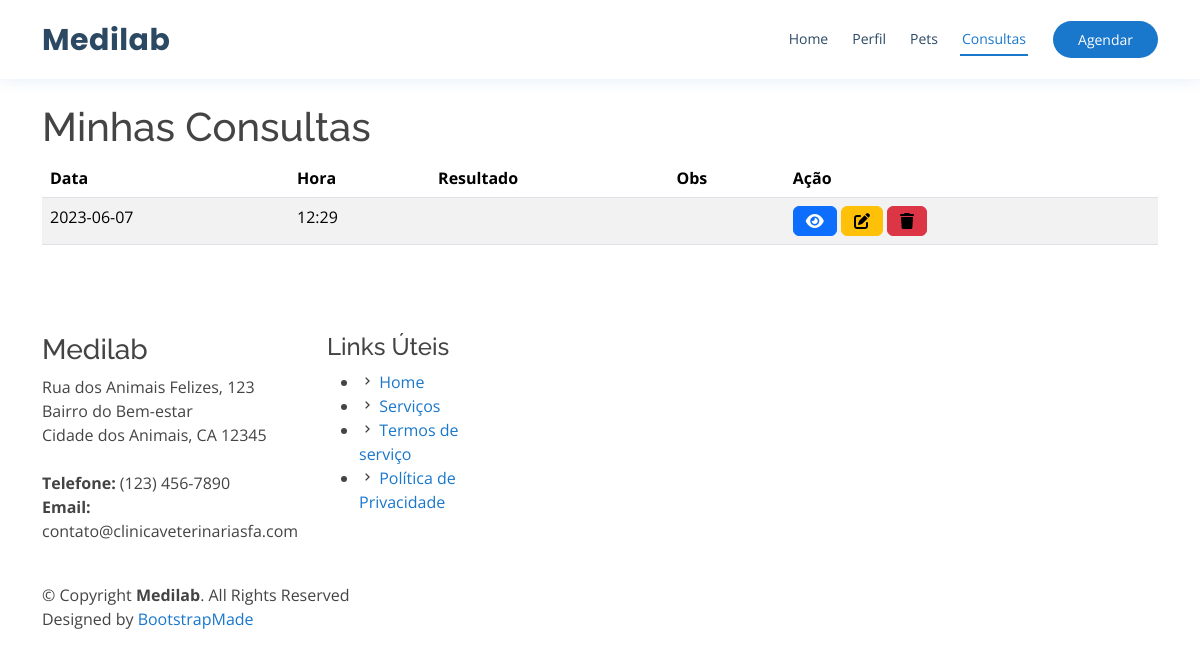
/Site/consultas.php, run on an earlier commit of the app's database.
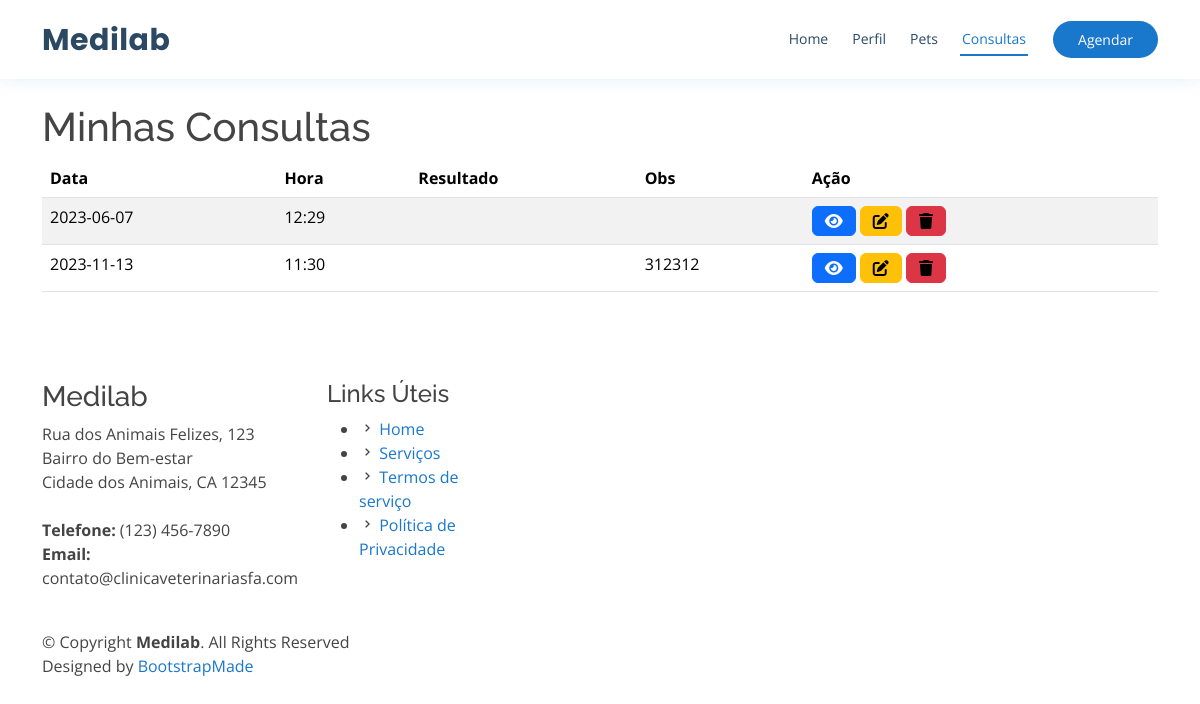
And on a later commit of the database.
### tables this page shows
CREATE TABLE `agenda` (
  `id` int(11) NOT NULL,
  `status` varchar(10) NOT NULL,
  `data` varchar(50) NOT NULL,
  `hora` varchar(50) NOT NULL,
  `obs` varchar(500) DEFAULT NULL,
  `resultado` varchar(200) DEFAULT NULL,
  `pet_id` int(11) DEFAULT NULL,
  `veterinario_id` int(11) DEFAULT NULL,
  `procedimento_id` int(11) DEFAULT NULL
);

### Site/consultas.php (the view, shortened to what this page needs)
<?php
require_once("conexao.php");
$sql = "select * from agenda";
$resultado = mysqli_query($conexao, $sql);
?>
  <html lang="pt-br">
  <head>
    <link href="assets/vendor/fontawesome-free/css/all.min.css" rel="stylesheet">
    <link href="assets/vendor/animate.css/animate.min.css" rel="stylesheet">
    <link href="assets/vendor/bootstrap/css/bootstrap.min.css" rel="stylesheet">
    <link href="assets/vendor/bootstrap-icons/bootstrap-icons.css" rel="stylesheet">
    <link href="assets/vendor/boxicons/css/boxicons.min.css" rel="stylesheet">
    <link href="assets/vendor/glightbox/css/glightbox.min.css" rel="stylesheet">
    <link href="assets/vendor/remixicon/remixicon.css" rel="stylesheet">
    <link href="assets/vendor/swiper/swiper-bundle.min.css" rel="stylesheet">
    <link href="assets/css/style.css" rel="stylesheet">
  </head>
  <body>
    <header id="header" class="">
      <div class="container d-flex align-items-center">
        <h1 class="logo me-auto"><a href="index.html">Medilab</a></h1>
        <nav id="navbar" class="navbar order-last order-lg-0">
          <ul>
            <li><a class="nav-link scrollto" href="index.php">Home</a></li>
            <li><a class="nav-link scrollto" href="perfil.php">Perfil</a></li>
            <li><a class="nav-link scrollto" href="pet.php">Pets</a></li>
            <li><a class="nav-link scrollto active" href="consultas.php">Consultas</a></li>
          </ul>
        </nav>
        <a href="login.php" class="appointment-btn scrollto"><span class="d-none d-md-inline">Agendar</span></a>
      </div>
    </header>
    <main id="main">
      <br>
      <div class="container">
        <h1>Minhas Consultas</h1>
        <table class="table table-striped table-hover">
                        <thead>
                            <tr>
                                <th scope="col">Data</th>
                                <th scope="col">Hora</th>
                                <th scope="col">Resultado</th>
                                <th scope="col">Obs</th>
                                <th scope="col">Ação</th>
                            </tr>
                        </thead>
                        <tbody>
                            <?php while ($linha = mysqli_fetch_array($resultado)) { ?>
                                <tr>
                                    <td>
                                        <?= $linha['data'] ?>
                                    </td>
                                    <td>
                                        <?= $linha['hora'] ?>
                                    </td>
                                    <td>
                                    </td>
                                    <td>
                                        <?= $linha['obs'] ?>
                                    </td>
                                    <td>
                                        <a href="visualizarAgenda.php?id=<?= $linha['id'] ?>" class="btn btn-primary"><i class="fa-solid fa-eye"></i></a>
                                        <a href="editarAgenda.php?id=<?= $linha['id'] ?>" class="btn btn-warning"><i class="fa-solid fa-pen-to-square" style="color: #000000;"></i></a>
                                        <a href="listagemAgenda.php?id=<?= $linha['id'] ?>" class="btn btn-danger" onclick="return confirm('Confirma exclusão?')"><i class="fa-solid fa-trash" style="color: #000000;"></i></a>
                                    </td>
                                </tr>
                            <?php } ?>
                        </tbody>
        </table> <br><br><br>
      </div>
    </main>
    <footer id=" ">
      <div class="footer-top">
        <div class="container">
          <div class="row">
            <div class="col-lg-3 col-md-6 footer-contact">
              <h3>Medilab</h3>
              <p>
                Rua dos Animais Felizes, 123 <br>
                Bairro do Bem-estar <br>
                Cidade dos Animais, CA 12345<br><br>
                <strong>Telefone:</strong> (123) 456-7890<br>
                <strong>Email:</strong> contato@clinicaveterinariasfa.com<br>
              </p>
            </div>
            <div class="col-lg-2 col-md-6 footer-links">
              <h4>Links Úteis</h4>
              <ul>
                <li><i class="bx bx-chevron-right"></i> <a href="#">Home</a></li>
                <li><i class="bx bx-chevron-right"></i> <a href="#">Serviços</a></li>
                <li><i class="bx bx-chevron-right"></i> <a href="#">Termos de serviço</a></li>
                <li><i class="bx bx-chevron-right"></i> <a href="#">Política de Privacidade</a></li>
              </ul>
            </div>
          </div>
        </div>
      </div>
      <div class="container d-md-flex py-4">
        <div class="me-md-auto text-center text-md-start">
          <div class="copyright">
            &copy; Copyright <strong><span>Medilab</span></strong>. All Rights Reserved
          </div>
          <div class="credits">
            Designed by <a href="https://bootstrapmade.com/">BootstrapMade</a>
          </div>
        </div>
      </div>
    </footer>
  </body>
  </html>

### Site/assets/css/style.css (style rules this page uses)
body { font-family: "Open Sans", sans-serif; color: #444444; }
a { color: #1977cc; text-decoration: none; }
h1, h2, h3, h4, h5, h6 { font-family: "Raleway", sans-serif; }
#header { background: #fff; transition: all 0.5s; z-index: 997; padding: 15px 0; top: 40px; box-shadow: 0px 2px 15px rgba(25, 119, 204, 0.1); }
#header .logo { font-size: 30px; margin: 0; padding: 0; line-height: 1; font-weight: 700; letter-spacing: 0.5px; font-family: "Poppins", sans-serif; }
#header .logo a { color: #2c4964; }
.appointment-btn { margin-left: 25px; background: #1977cc; color: #fff; border-radius: 50px; padding: 8px 25px; white-space: nowrap; transition: 0.3s; font-size: 14px; display: inline-block; }
.navbar { padding: 0; }
.navbar ul { margin: 0; padding: 0; display: flex; list-style: none; align-items: center; }
.navbar li { position: relative; }
.navbar>ul>li { position: relative; white-space: nowrap; padding: 8px 0 8px 20px; }
.navbar a, .navbar a:focus { display: flex; align-items: center; justify-content: space-between; font-size: 14px; color: #2c4964; white-space: nowrap; transition: 0.3s; border-bottom: 2px solid #fff; padding: 5px 2px; }
.navbar a:hover, .navbar .active, .navbar .active:focus, .navbar li:hover>a { color: #1977cc; border-color: #1977cc; }

What changed in the data, as far as the page shows it:
added agenda: data "2023-11-13", hora "11:30", obs "312312"
